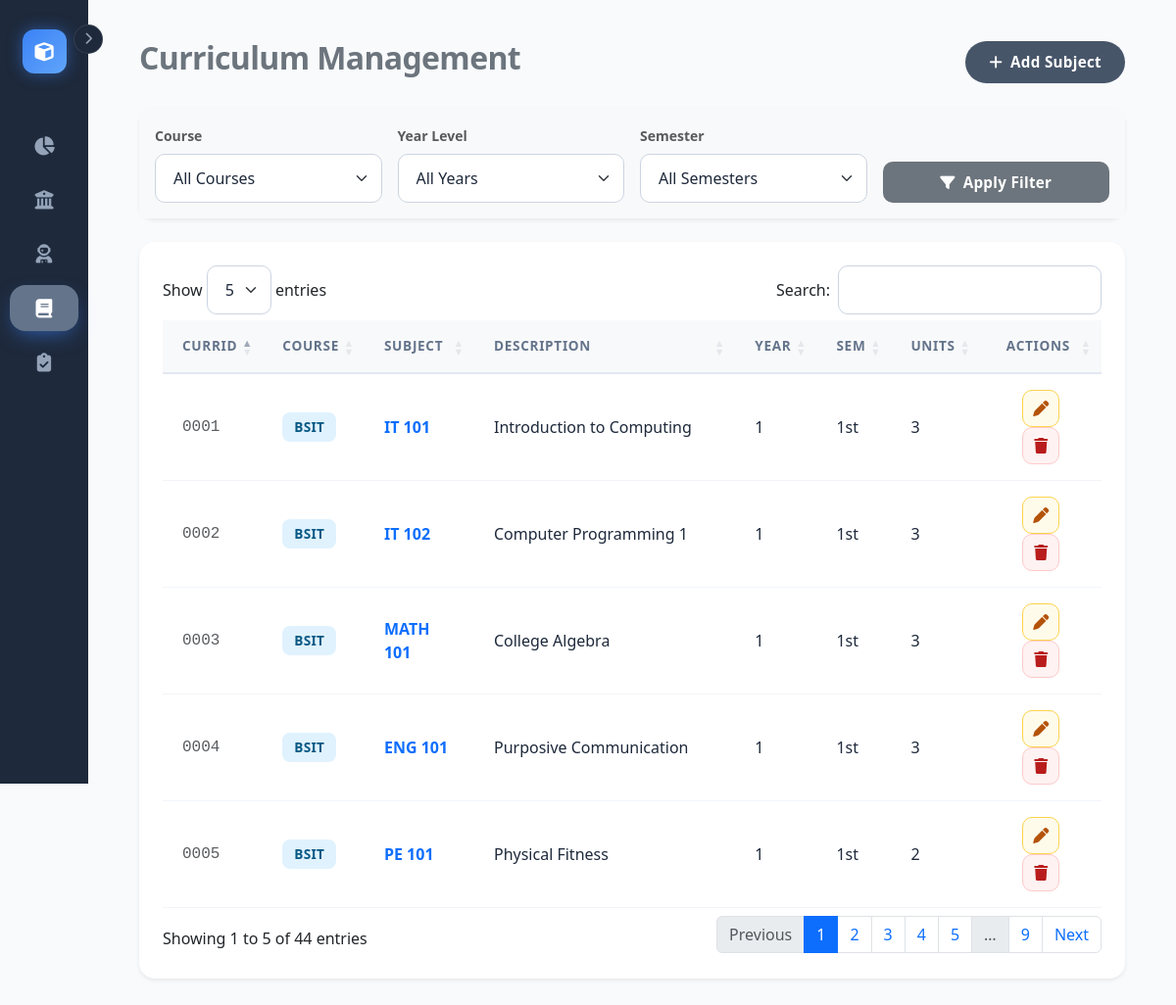
The page /pages/curriculum.php on the database its author committed.
### tables this page shows
CREATE TABLE `curriculum` (
  `CurriculumID` int(11) NOT NULL AUTO_INCREMENT,
  `courseID` varchar(10) DEFAULT NULL,
  `subject_code` varchar(20) NOT NULL,
  `description` text NOT NULL,
  `year_level` int(11) NOT NULL,
  `semester` varchar(20) NOT NULL,
  `units` int(11) NOT NULL DEFAULT 3,
  PRIMARY KEY (`CurriculumID`),
  FOREIGN KEY (`courseID`) REFERENCES `course` (`courseID`) ON DELETE SET NULL
);

CREATE TABLE `course` (
  `courseID` varchar(10) NOT NULL,
  `course_code` varchar(20) NOT NULL,
  `description` varchar(100) NOT NULL,
  PRIMARY KEY (`courseID`)
);

### pages/curriculum.php (the view, shortened to what this page needs)
<?php
require '../config/db.php';
$sql = "SELECT cur.*, c.course_code FROM curriculum cur LEFT JOIN course c ON cur.courseID = c.courseID WHERE 1=1";
$params = [];
$sql .= " ORDER BY cur.year_level, cur.semester, cur.subject_code ASC";
try {
    $stmt = $pdo->prepare($sql);
    $stmt->execute($params);
    $subjects = $stmt->fetchAll();
} catch (PDOException $e) {
    $errorMsg = "Error fetching data: " . $e->getMessage();
}
?>
<?php include '../includes/sidebar.php'; ?>
<div class="container-fluid main-content">
    <div class="d-flex justify-content-between align-items-center mb-4">
        <h2 class="fw-bold text-secondary">Curriculum Management</h2>
        <button class="btn btn-primary rounded-pill px-4" data-bs-toggle="modal" data-bs-target="#addSubjectModal">
            <i class="fas fa-plus me-2"></i>Add Subject
        </button>
    </div>
    <div class="card border-0 shadow-sm mb-4">
        <div class="card-body bg-light rounded">
            <form method="GET" class="row g-3 align-items-end">
                <div class="col-md-3">
                    <label class="form-label fw-bold small text-muted">Course</label>
                    <select name="courseID" class="form-select">
                        <option value="">All Courses</option>
                    </select>
                </div>
                <div class="col-md-3">
                    <label class="form-label fw-bold small text-muted">Year Level</label>
                    <select name="year_level" class="form-select">
                        <option value="">All Years</option>
                    </select>
                </div>
                <div class="col-md-3">
                    <label class="form-label fw-bold small text-muted">Semester</label>
                    <select name="semester" class="form-select">
                        <option value="">All Semesters</option>
                    </select>
                </div>
                <div class="col-md-3">
                    <button type="submit" name="filter" value="1" class="btn btn-secondary w-100">
                        <i class="fas fa-filter me-2"></i>Apply Filter
                    </button>
                </div>
            </form>
        </div>
    </div>
    <div class="card border-0 shadow-sm p-4">
        <table id="curriculumTable" class="table table-hover align-middle">
            <thead class="bg-light text-secondary">
                <tr>
                    <th>CurrID</th> <th>Course</th> <th>SUBJECT</th> <th>Description</th>
                    <th>Year</th> <th>Sem</th> <th>Units</th> <th class="text-center">Actions</th>
                </tr>
            </thead>
            <tbody>
                <?php if (count($subjects) > 0): ?>
                    <?php foreach ($subjects as $s): ?>
                    <tr>
                        <td class="font-monospace text-muted small"><?php echo str_pad($s['CurriculumID'], 4, '0', STR_PAD_LEFT); ?></td>
                        <td><span class="badge bg-info text-dark"><?php echo htmlspecialchars($s['course_code'] ?? 'N/A'); ?></span></td>
                        <td class="fw-bold text-primary"><?php echo htmlspecialchars($s['subject_code']); ?></td>
                        <td><?php echo htmlspecialchars($s['description']); ?></td>
                        <td><?php echo $s['year_level']; ?></td>
                        <td><?php echo $s['semester']; ?></td>
                        <td><?php echo $s['units']; ?></td>
                        <td class="text-center">
                            <button type="button" class="btn btn-warning btn-sm edit-btn"
                                    data-id="<?php echo $s['CurriculumID']; ?>"
                                    data-courseid="<?php echo $s['courseID']; ?>"
                                    data-code="<?php echo htmlspecialchars($s['subject_code']); ?>"
                                    data-desc="<?php echo htmlspecialchars($s['description']); ?>"
                                    data-year="<?php echo $s['year_level']; ?>"
                                    data-sem="<?php echo $s['semester']; ?>"
                                    data-units="<?php echo $s['units']; ?>"
                                    data-bs-toggle="modal" data-bs-target="#editSubjectModal">
                                <i class="fas fa-pen"></i>
                            </button>
                            <form method="POST" class="d-inline delete-form">
                                <button type="button" class="btn btn-danger btn-sm delete-btn"><i class="fas fa-trash"></i></button>
                            </form>
                        </td>
                    </tr>
                    <?php endforeach; ?>
                <?php endif; ?>
            </tbody>
        </table>
    </div>
</div>
</body>
</html>

### includes/header_styles.php (style rules this page uses)
:root { --app-bg: #f8fafc; --sidebar-bg: #1e293b; --card-bg: #ffffff; --primary: #475569; --primary-hover: #334155; --accent: #64748b; --text-dark: #1e293b; --text-muted: #64748b; --success: #10b981; --warning: #f59e0b; --danger: #ef4444; --info: #3b82f6; --radius-lg: 16px; --radius-md: 10px; }
body { font-family: 'Segoe UI', Roboto, Helvetica, Arial, sans-serif; background-color: var(--app-bg); color: var(--text-dark); overflow-x: hidden; font-size: 16px; -webkit-font-smoothing: antialiased; }
h1, h2, h3, h4, h5, h6 { font-weight: 700 !important; letter-spacing: -0.02em; }
.card { background: var(--card-bg); border: 1px solid #e2e8f0; border-radius: var(--radius-lg); box-shadow: 0 4px 6px -1px rgba(0, 0, 0, 0.05), 0 2px 4px -1px rgba(0, 0, 0, 0.03); transition: transform 0.3s ease, box-shadow 0.3s ease; }
.table thead th { background-color: transparent; color: var(--text-muted); font-weight: 700; text-transform: uppercase; font-size: 0.85rem; letter-spacing: 0.05em; padding: 16px 20px; border-bottom: 2px solid #e2e8f0; }
.table tbody td { padding: 16px 20px; vertical-align: middle; color: var(--text-dark); border-bottom: 1px solid #f1f5f9; font-size: 1rem; font-weight: 500; }
.form-control, .form-select { background-color: #ffffff; border: 1px solid #cbd5e1; border-radius: var(--radius-md); padding: 12px 18px; font-size: 1rem; color: var(--text-dark); transition: all 0.2s; }
.btn { padding: 10px 24px; border-radius: var(--radius-md); font-weight: 600; letter-spacing: 0.02em; border: none; transition: all 0.2s; font-size: 0.95rem; }
.btn-primary { background-color: var(--primary); color: white; }
.btn-warning { background-color: #fffbeb; color: #b45309; border: 1px solid #fcd34d; }
.btn-danger { background-color: #fef2f2; color: #b91c1c; border: 1px solid #fecaca; }
.table .btn { width: 38px; height: 38px; padding: 0; display: inline-flex; align-items: center; justify-content: center; border-radius: 10px; margin: 0 4px; font-size: 1rem; }
.badge { font-weight: 600; padding: 8px 12px; border-radius: 8px; border: none !important; font-size: 0.85rem; letter-spacing: 0.02em; }
.badge.bg-info { background-color: #e0f2fe !important; color: #075985 !important; }

### rows shown on the page
curriculum: CurriculumID "0004", courseID.course_code "BSIT", subject_code "ENG 101", description "Purposive Communication", year_level "1", semester "1st", units "3"
curriculum: CurriculumID "0001", courseID.course_code "BSIT", subject_code "IT 101", description "Introduction to Computing", year_level "1", semester "1st", units "3"
curriculum: CurriculumID "0002", courseID.course_code "BSIT", subject_code "IT 102", description "Computer Programming 1", year_level "1", semester "1st", units "3"
curriculum: CurriculumID "0003", courseID.course_code "BSIT", subject_code "MATH 101", description "College Algebra", year_level "1", semester "1st", units "3"
curriculum: CurriculumID "0005", courseID.course_code "BSIT", subject_code "PE 101", description "Physical Fitness", year_level "1", semester "1st", units "2"
